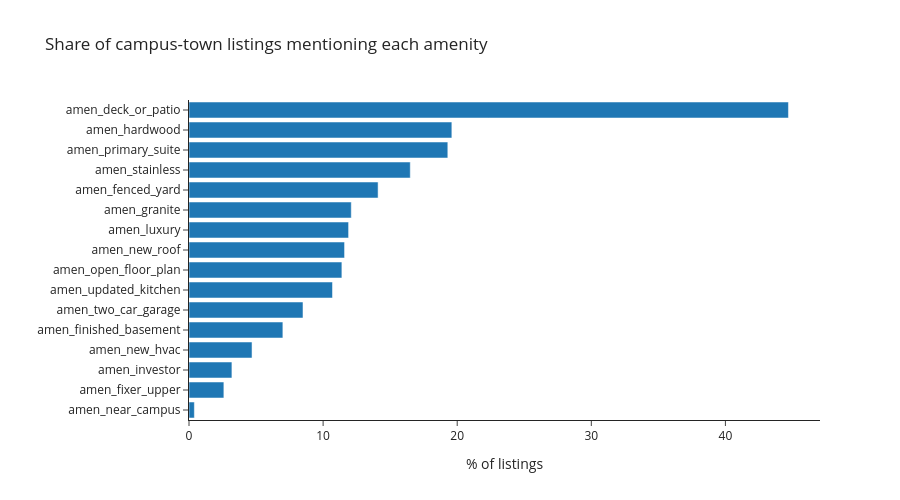

The notebook cell this image was saved under:
### Code cell
share_df = amen_share.sort_values().reset_index()
share_df.columns = ["amenity", "pct"]
fig = px.bar(
    share_df,
    x="pct",
    y="amenity",
    orientation="h",
    title="Share of campus-town listings mentioning each amenity",
    labels={"pct": "% of listings", "amenity": ""},
    height=500,
)
fig.show()

### Figure 1 — Plotly figure (JSON) as saved in the notebook; plotly's stock layout.template omitted (floating-point values rounded to 4 significant figures)
{"data": [{"hovertemplate": "% of listings=%{x}<br>=%{y}<extra></extra>", "legendgroup": "", "marker": {"color": "#1F77B4", "pattern": {"shape": ""}}, "name": "", "orientation": "h", "showlegend": false, "textposition": "auto", "type": "bar", "x": [0.4, 2.6, 3.2, 4.7, 7.0, 8.5, 10.7, 11.4, 11.6, 11.9, 12.1, 14.1, 16.5, 19.3, 19.6, 44.7], "xaxis": "x", "y": ["amen_near_campus", "amen_fixer_upper", "amen_investor", "amen_new_hvac", "amen_finished_basement", "amen_two_car_garage", "amen_updated_kitchen", "amen_open_floor_plan", "amen_new_roof", "amen_luxury", "amen_granite", "amen_fenced_yard", "amen_stainless", "amen_primary_suite", "amen_hardwood", "amen_deck_or_patio"], "yaxis": "y"}], "layout": {"barmode": "relative", "height": 500, "legend": {"tracegroupgap": 0}, "title": {"text": "Share of campus-town listings mentioning each amenity"}, "xaxis": {"anchor": "y", "domain": [0.0, 1.0], "title": {"text": "% of listings"}}, "yaxis": {"anchor": "x", "domain": [0.0, 1.0], "title": {"text": ""}}}}
